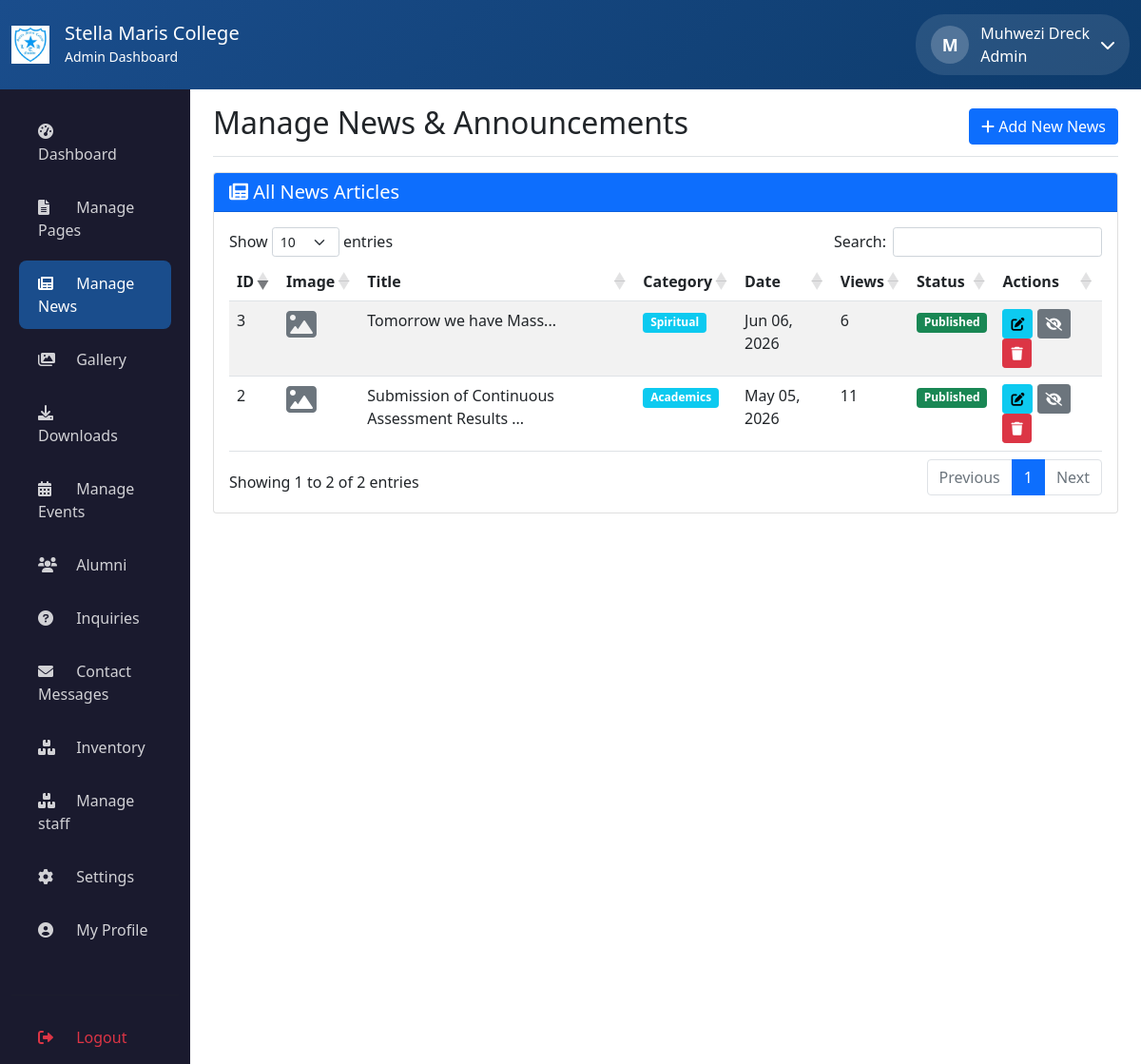
The page /admin/manage-news.php (signed in) on the database its author committed.
### tables this page shows
CREATE TABLE `news` (
  `id` int(11) NOT NULL,
  `title` varchar(200) NOT NULL,
  `slug` varchar(200) NOT NULL,
  `content` longtext NOT NULL,
  `excerpt` text DEFAULT NULL,
  `featured_image` varchar(255) DEFAULT NULL,
  `category` varchar(50) DEFAULT NULL,
  `views` int(11) DEFAULT 0,
  `status` enum('published','draft') DEFAULT 'published',
  `published_date` datetime DEFAULT current_timestamp(),
  `created_by` int(11) DEFAULT NULL
);

### admin/manage-news.php (the view, shortened to what this page needs)
<?php
$db = new Database();
$conn = $db->getConnection();
$news = $conn->query("SELECT * FROM news ORDER BY published_date DESC")->fetchAll(PDO::FETCH_ASSOC);
?>
<!DOCTYPE html>
<html lang="en">
<head>
    <link href="https://cdn.jsdelivr.net/npm/bootstrap@5.1.3/dist/css/bootstrap.min.css" rel="stylesheet">
    <link href="https://cdn.datatables.net/1.11.5/css/dataTables.bootstrap5.min.css" rel="stylesheet">
    <link rel="stylesheet" href="https://cdnjs.cloudflare.com/ajax/libs/font-awesome/6.0.0/css/all.min.css">
</head>
<body>
    <?php include 'includes/header.php'; ?>
    <div class="container-fluid">
        <div class="row">
            <?php include 'sidebar.php'; ?>
            <main class="col-md-9 col-lg-10 ms-sm-auto px-md-4 admin-main-content">
                <div class="d-flex justify-content-between flex-wrap flex-md-nowrap align-items-center pt-3 pb-2 mb-3 border-bottom">
                    <h1 class="h2">Manage News & Announcements</h1>
                    <a href="add-news.php" class="btn btn-primary">
                        <i class="fas fa-plus"></i> Add New News
                    </a>
                </div>
                <div class="card">
                    <div class="card-header bg-primary text-white">
                        <h5 class="mb-0"><i class="fas fa-newspaper"></i> All News Articles</h5>
                    </div>
                    <div class="card-body">
                        <table class="table table-striped" id="newsTable">
                            <thead>
                                <tr>
                                    <th>ID</th>
                                    <th>Image</th>
                                    <th>Title</th>
                                    <th>Category</th>
                                    <th>Date</th>
                                    <th>Views</th>
                                    <th>Status</th>
                                    <th>Actions</th>
                                </tr>
                            </thead>
                            <tbody>
                                <?php foreach($news as $item): ?>
                                <tr>
                                    <td><?php echo $item['id']; ?></td>
                                    <td>
                                        <?php if($item['featured_image']): ?>
                                            <img src="../<?php echo $item['featured_image']; ?>" width="50" height="50" style="object-fit: cover; border-radius: 5px;">
                                        <?php else: ?>
                                            <i class="fas fa-image fa-2x text-muted"></i>
                                        <?php endif; ?>
                                    </td>
                                    <td><?php echo htmlspecialchars(substr($item['title'], 0, 50)); ?>...</td>
                                    <td><span class="badge bg-info"><?php echo ucfirst($item['category'] ?: 'General'); ?></span></td>
                                    <td><?php echo date('M d, Y', strtotime($item['published_date'])); ?></td>
                                    <td><?php echo number_format($item['views']); ?></td>
                                    <td>
                                        <span class="badge bg-<?php echo $item['status'] == 'published' ? 'success' : 'warning'; ?>">
                                            <?php echo ucfirst($item['status']); ?>
                                        </span>
                                    </td>
                                    <td>
                                        <a href="edit-news.php?id=<?php echo $item['id']; ?>" class="btn btn-sm btn-info">
                                            <i class="fas fa-edit"></i>
                                        </a>
                                        <a href="?toggle=<?php echo $item['id']; ?>" class="btn btn-sm btn-secondary" onclick="return confirm('Change status?')">
                                            <i class="fas fa-<?php echo $item['status'] == 'published' ? 'eye-slash' : 'eye'; ?>"></i>
                                        </a>
                                        <a href="?delete=<?php echo $item['id']; ?>" class="btn btn-sm btn-danger" onclick="return confirm('Delete this news article?')">
                                            <i class="fas fa-trash"></i>
                                        </a>
                                    </td>
                                </tr>
                                <?php endforeach; ?>
                            </tbody>
                        </table>
                    </div>
                </div>
            </main>
        </div>
    </div>
</body>
</html>

### rows shown on the page
news: id "3", title "Tomorrow we have Mass", category "Spiritual", published_date "Jun 06, 2026", views "6", status "Published"
news: id "2", title "Submission of Continuous Assessment Results", category "Academics", published_date "May 05, 2026", views "11", status "Published"

### other values the page prints
substr($full_name, 0, 1) "M"
$full_name "Muhwezi Dreck"
$role "Admin"
